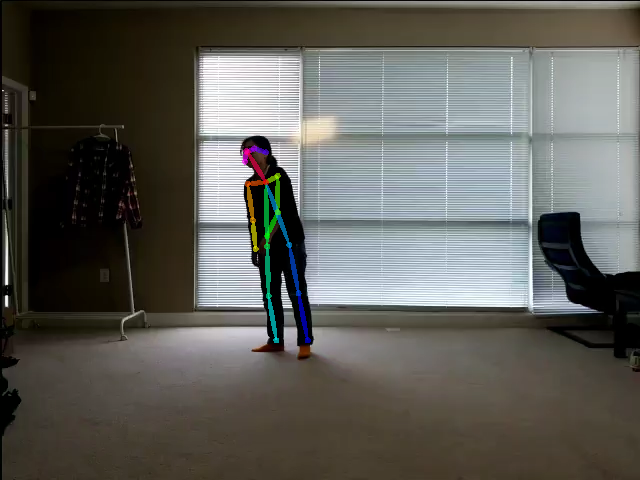
#> input picture Detection/sub_bg11/Image/sub_bg11_000000000000_rendered.png, 640 x 480 px, given in place of czy1.mp4, which was not available
$ python preproc.py
#> lines starting #> are read from the running program, lines starting #| are printed output that depends on the picture; after the words box and inside, x2 and y2 are one past the last pixel; in counts of white or black regions, pixels touching at a corner belong together; pictures that were not available may be replaced by others from this repository, and a replacement may not be noted

import cv2
import math
import numpy as np
import skvideo.io as sv
import skvideo.datasets
import skvideo.utils

cap = cv2.VideoCapture('czy1.mp4')
# fourcc = cv2.VideoWriter_fourcc(*'DIVX')
out = cv2.VideoWriter('2.mp4', 0x00000020, 30.0, (1280,720), True)
# print out.open()
ret, frame2 = cap.read()
#> frame2 is the input picture: shape (480, 640, 3); mean B, G, R 89, 94.3, 94.7
current_frame = frame2


## extract background
fgbg = cv2.createBackgroundSubtractorKNN()

while True:
    ret, frame = cap.read()
    # The rgb structure is different in cv and scikit-video, thus reconstructing
    b, g, r = cv2.split(frame)
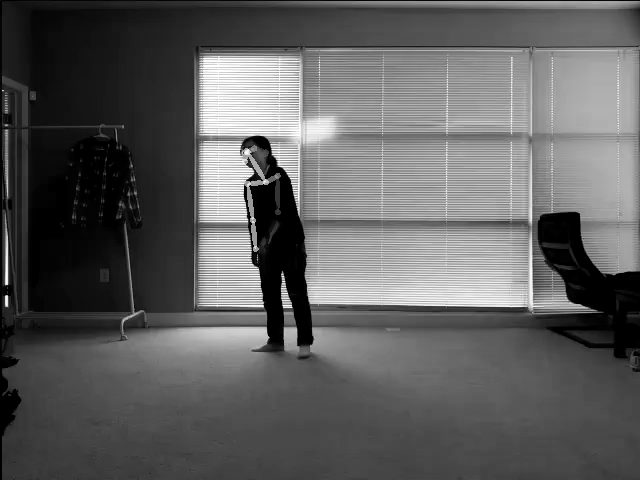
#> r: shape (480, 640); min 0, max 255, mean 94.7
    ori_frame = frame
    ori_frame = cv2.merge([r, g, b])
    cv2.imshow('frame', ori_frame) ## the frame we get from the camera
    # Edge Enhancement
    b, g, r = cv2.split(frame)
    b_gray = cv2.GaussianBlur(b, (5, 5), 0)
    b_edged = cv2.Canny(b_gray, 35, 125)
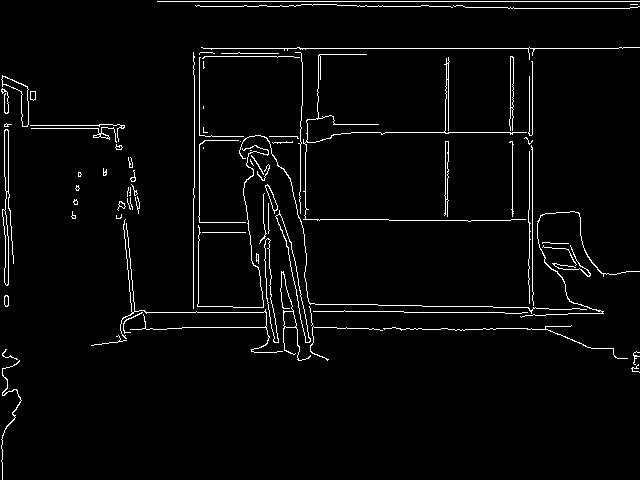
#> b_edged: shape (480, 640); 3.1% white in thin lines or dots

    g_gray = cv2.GaussianBlur(g, (5, 5), 0)
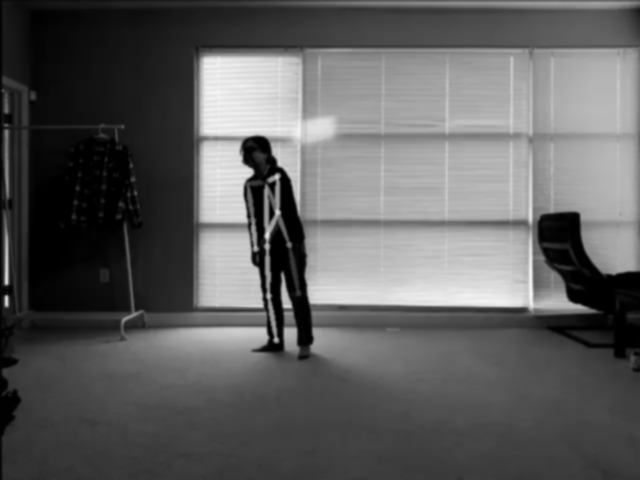
#> g_gray: shape (480, 640); min 0, max 246, mean 94.4
    g_edged = cv2.Canny(g_gray, 35, 125)
#> g_edged: shape (480, 640); 3.2% white in thin lines or dots

    r_gray = cv2.GaussianBlur(r, (5, 5), 0)
    r_edged = cv2.Canny(r_gray, 35, 125)
#> r_edged: shape (480, 640); 3.2% white in thin lines or dots

    edge_frame = cv2.merge([b + 0.1*b_edged, g + 0.1*g_edged, r + 0.1*r_edged])
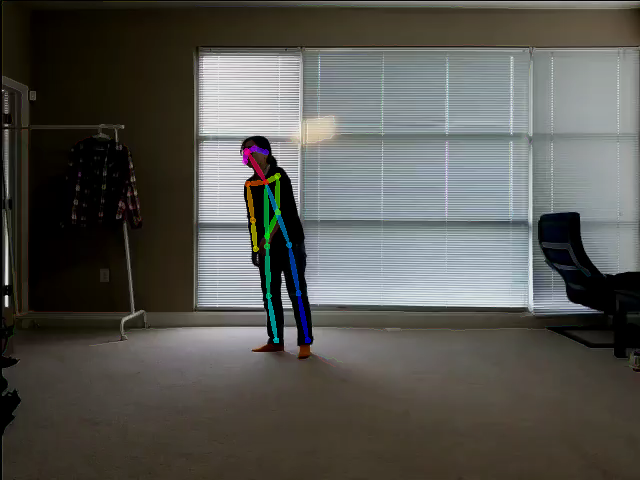
#> edge_frame: shape (480, 640, 3) float64; mean of channels 0, 1, 2 89.8, 95.1, 95.5; drawn with min black and max white


    b, g, r = cv2.split(frame)
    ## using equalizehist to adjust the constrast of the image
    b = cv2.equalizeHist(b)
    g = cv2.equalizeHist(g)
    r = cv2.equalizeHist(r)

    frame = cv2.merge([b, g, r])
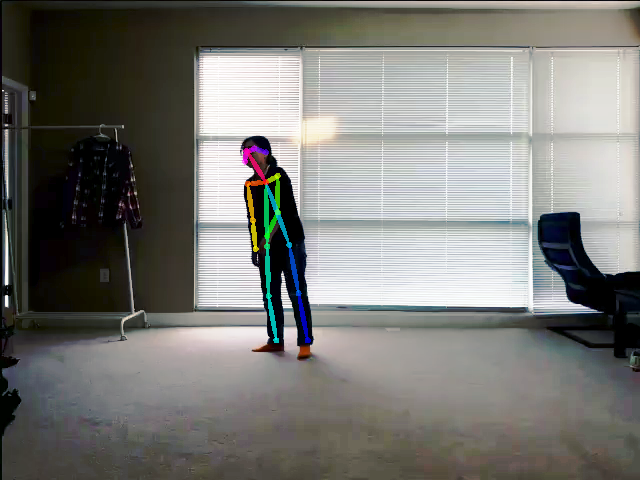
#> frame: shape (480, 640, 3); mean B, G, R 118.2, 122.3, 122.6

    fmask = fgbg.apply(frame)
#> fmask: shape (480, 640); every value is 255

    #  denosing the area of motion

    th = cv2.threshold(fmask.copy(), 244, 255, cv2.THRESH_BINARY)[1]
    th = cv2.erode(th, cv2.getStructuringElement(cv2.MORPH_ELLIPSE, (3, 3)), iterations=2)
    dilated = cv2.dilate(th, cv2.getStructuringElement(cv2.MORPH_ELLIPSE, (8, 3)), iterations=2)


    # if it is a stationary video, define the number
    nonzeroNum = np.count_nonzero(dilated)
#> nonzeroNum = 307200
    if nonzeroNum == 0:
        min_x1 = 1
        max_x1 = 1
        min_y1 = 2
        max_y1 = 2
    else:
        x1, y1 = np.nonzero(dilated)
        min_x1 = x1.min()+1
#> min_x1 = 1
        max_x1 = x1.max()+1
#> max_x1 = 480
        min_y1 = y1.min()+2
#> min_y1 = 2
        max_y1 = y1.max()+2
#> max_y1 = 641

    # compute the minimal rect of motion area
    c = np.array([[max_y1,min_x1],[max_y1,max_x1],[min_y1,min_x1],[min_y1,max_x1]])
#> c = [[641, 1], [641, 480], [2, 1], [2, 480]]
    rect = cv2.minAreaRect(c)
#> rect = ((321.5, 240.5), (479, 639), -90)
    box = np.int0(cv2.boxPoints(rect))
#> box = [[641, 480], [2, 480], [2, 1], [641, 1]]


    ##  fill the motion area
    cv2.drawContours(dilated, [box], -1, (0, 255, 0), 3)
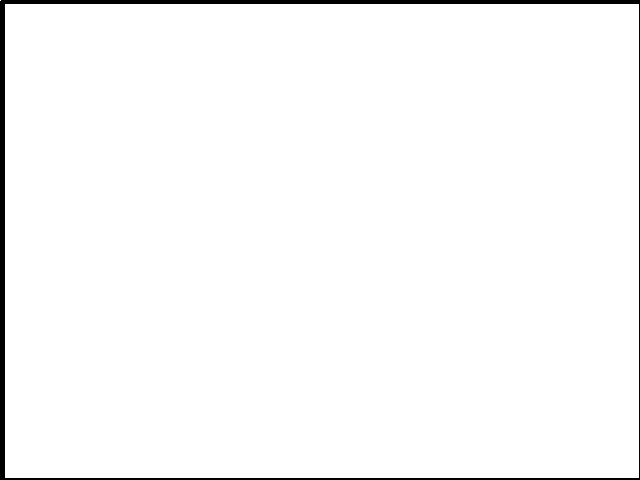
#> dilated: shape (480, 640); 97.8% white; 1 black region, box (x1, y1, x2, y2) and area: (0, 0, 640, 480) 6683
    image1 = cv2.fillPoly(dilated, [box], (255, 255, 255));
#> image1: shape (480, 640); 99.5% white; 1 black region, box (x1, y1, x2, y2) and area: (0, 0, 640, 480) 1597

    ##  extract the motion area
    b, g, r = cv2.split(frame)

    res_b = b*(image1/255)
    res_g = g*(image1/255)
    res_r = r*(image1/255)
    ## merge the image

    result = cv2.merge([res_r, res_g, res_b])
    realresult = cv2.merge([res_b, res_g, res_r])
    frame = cv2.merge([r, g, b])
    cv2.imshow('result', result)
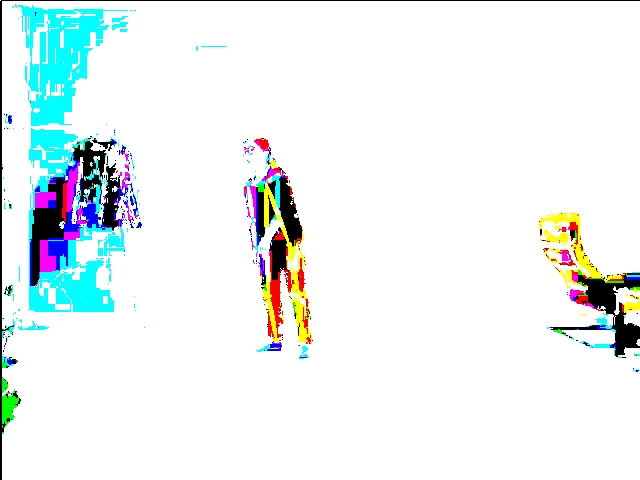
#> window 'result': shape (480, 640, 3); mean B, G, R 242.8, 242.4, 234.5
    out.write(realresult)


    k = cv2.waitKey(30) & 0xFF
#> (key Esc is pressed here)
    if k == 27:
        break

cv2.destroyAllWindows()
cap.release()
